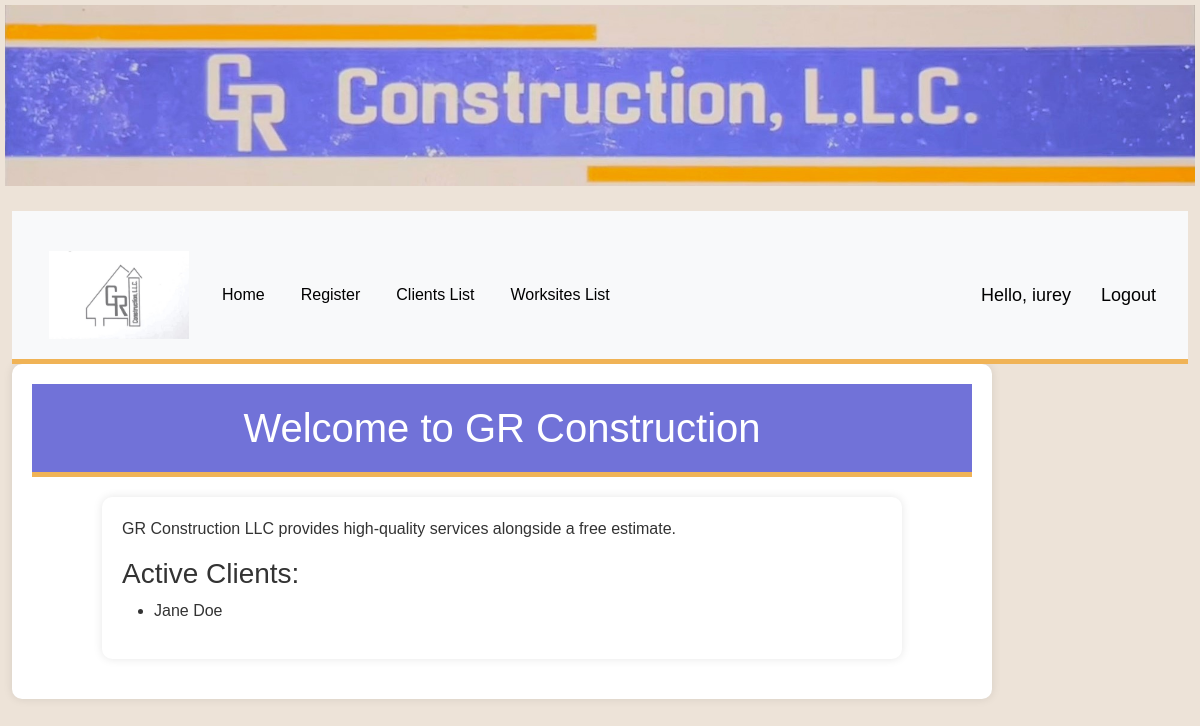
Page / (signed in) on the earlier database version.
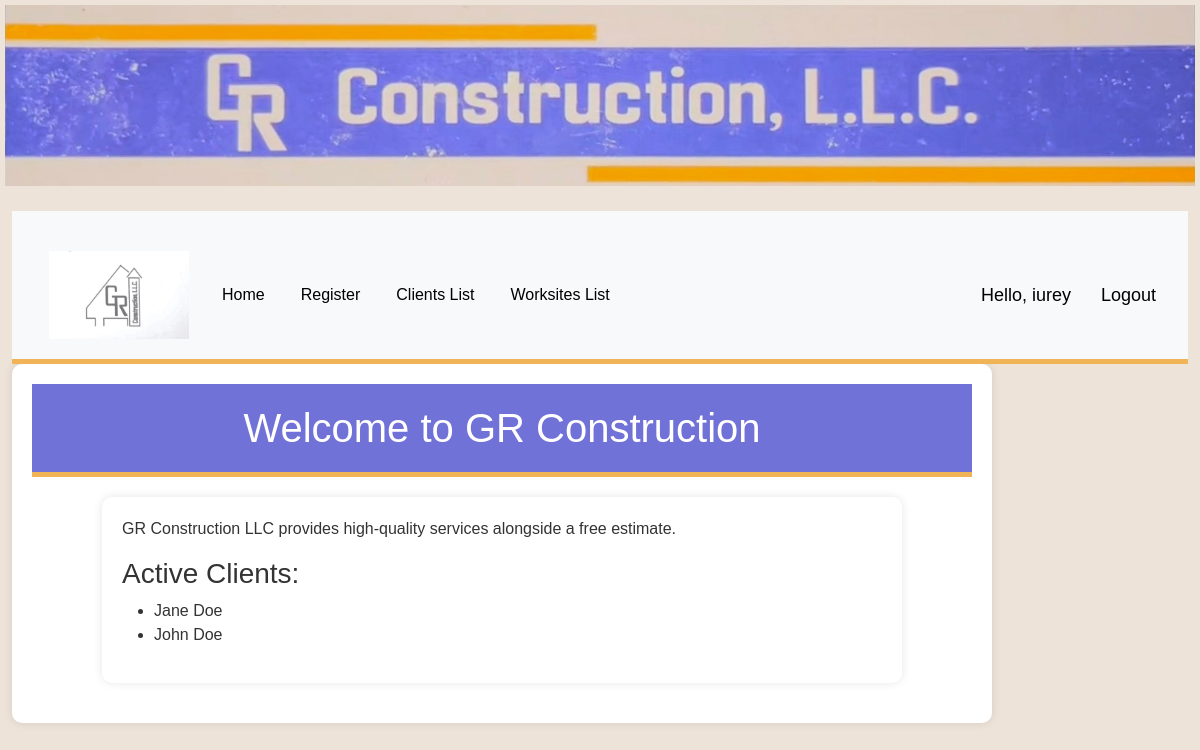
Same page on the later database version.
### gr_construction_web/models.py (models this page shows, shortened)
class Client(models.Model):
    STATUS = (
        ('Active', 'First-Time Customer'),
        ('Active', 'Returning Customer'),
        ('Finished', 'Business Finished'),
        ('Finished', 'Business Pulled')
    )
    name = models.CharField(max_length=200)
    status = models.CharField(max_length=20, choices=STATUS, blank=False)
    email = models.EmailField()
    phone_number = models.CharField(max_length=20)
    description = models.TextField(blank=True)

### gr_construction_web/views.py (the view)
# urls.py: path('', views.index, name='index'),
@login_required(login_url='login')
def index(request):
    active_clients = Client.objects.filter(status='Active')
    return render(request, 'gr_construction_web/index.html', {'active_clients': active_clients})

### gr_construction_web/templates/gr_construction_web/index.html (shortened to what this page needs)
{% extends "gr_construction_web/base_template.html" %}
{% load static %}
{% block content %}
<!doctype html>
<html lang="en">
<head>
</head>
<body>
<div class="main-header">
    <h1>Welcome to GR Construction</h1>
</div>
<div class="container">
    <p>GR Construction LLC provides high-quality services alongside a free estimate.</p>
    <h3>Active Clients:</h3>
    <ul>
        {% for client in active_clients %}
            <li>{{ client.name }}</li>
        {% endfor %}
    </ul>
</div>
</body>
</html>
{% endblock %}

Differences in the rows shown:
now on this page (row edited): Client: name "John Doe"
